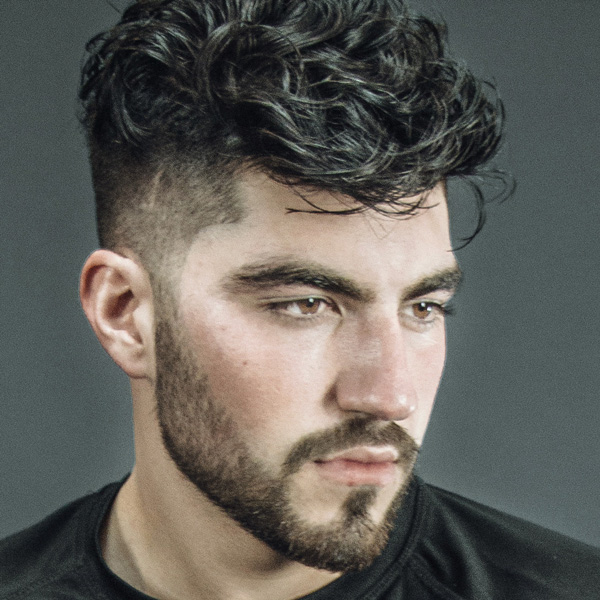
#> input picture training_real/real_00008.jpg, 600 x 600 px, found by its file name; its folder holds only this picture in this run
$ jupyter execute --allow-errors 'Fake Pictures Detector.ipynb'
#> lines starting #> are read from the running program, lines starting #| are printed output that depends on the picture
# Fake pictures detector

## Topic

In this project, I will be going through many real people pictures and fake photoshop made pictures, using dimensionality reduction technique, more specifically PCA, reduce the dimendion of the pictures and then apply classification algorithms on them. The row pictures are downloaded and transformed into arrays, only one color channel is kept with the values at each pixel stored into an array, PCA is then apply twice, first time to reduce the photo matrices into their 3 principal components and second to reduce those 3 components in to one principal components which contains 50% of the information in the picture.
Different classification algorithms are then applied on the decomposed matrices to try and predict whether a certain picture is real or fake.

## Objectives

- Reduce the dimension of the photos
- Apply classification algorithms to determine whether a picture is real or fake

## Summary

- Importing Libraries
- Quick look at the dataset
- Data pre-processing
- Logistic Regression
- Naive Bayes Classifier
- Support Vector Machines
- XGBoost Classifier
- K Nearest Neighbours
- Decision Tree Classifier

## Importing libraries

[cell 1]
import numpy as np
from matplotlib.pyplot import imread
import matplotlib.pyplot as plt
import os
import matplotlib.image as mplib
import pandas as pd
from sklearn.decomposition import PCA
from PIL import Image
import cv2
from sklearn.model_selection import train_test_split, GridSearchCV, RandomizedSearchCV
from sklearn.metrics import  classification_report, confusion_matrix,f1_score
from sklearn.model_selection import GridSearchCV
from sklearn.linear_model import LogisticRegression
from sklearn.ensemble import RandomForestClassifier
import xgboost
from xgboost import XGBClassifier
from sklearn.svm import SVC
from sklearn.naive_bayes import GaussianNB
from sklearn.neighbors import KNeighborsClassifier
from sklearn.tree import DecisionTreeClassifier

## The Dataset
The dataset is two folders containing real images of different people and photoshop made images.

[cell 2]
# get two lists containing the names of the files
list_real = os.listdir(r"C:\Users\imane\OneDrive\Desktop\eigenfaces\training_real")
#> (the rest of this cell did not finish here and is left out)

[cell 3]
print(len(list_real))

#> (a cell that did not finish here is left out)

I have 1081 images of real people and 960 images of photoshoped fake images.

[cell 5]
# get paths to the image folders
path_real = r"C:\Users\imane\OneDrive\Desktop\eigenfaces\training_real"
path_fake = r"C:\Users\imane\OneDrive\Desktop\eigenfaces\training_fake"

[cell 6]
# get a list of the paths to real images
pics_real = [os.path.join(path_real, i) for i in list_real]

#> (a cell that did not finish here is left out)

[cell 8]
# get a list of the paths to the real photos
paths_real = [os.path.join(path_real,i) for i in list_real]

#> (a cell that did not finish here is left out)

[cell 10]
arrays_real = []
for p in paths_real:
    img = Image.open(p)
#> img is the input picture: PIL image 600x600 RGB; mean R, G, B 97, 95, 89.4
    array = np.asarray(img)
    arrays_real.append(array)

In this part, I opened every pictures in the real picture folder, transformed it into an array and stored all the arrays in a list.

[cell 11]
arrays_fake = []
#> (the rest of this cell did not finish here and is left out)

I did the same for fake images.

#> (a cell that did not finish here is left out)

#> (a cell that did not finish here is left out)

The images are in shape 600*600*3 , meaning length and width of 600 times the three color channels.

#> (a cell that did not finish here is left out)

Here I plotted the picture in its 3 channels red blue and green.

## Data Pre-processing

[cell 15]
b_real = []
g_real = []
r_real = []
for a in arrays_real:
    blue, green, red = cv2.split(a)
    b_real.append(blue)
    g_real.append(green)
    r_real.append(red)
#> this loop made 1 pass
#> pass 1, `blue, green, red = cv2.split(a)`:
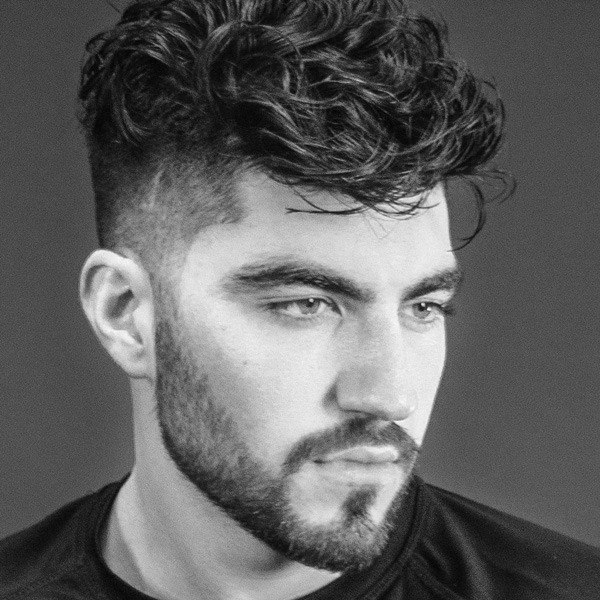
#> blue: shape (600, 600); min 1, max 249, mean 97
#> pass 1, `blue, green, red = cv2.split(a)`:
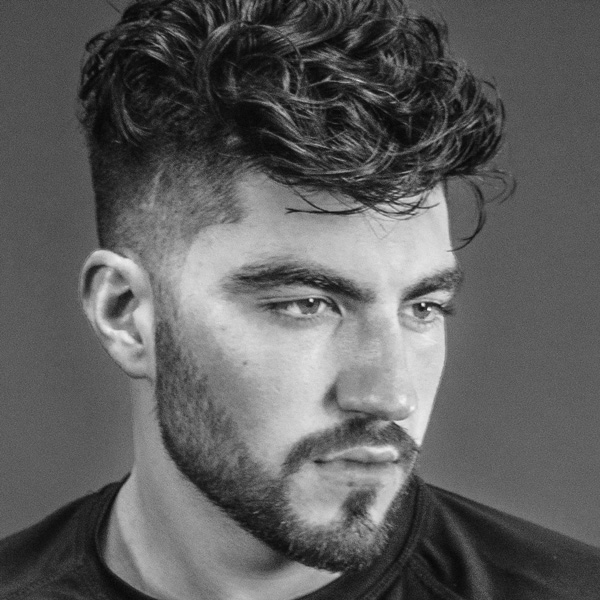
#> green: shape (600, 600); min 5, max 255, mean 95
#> pass 1, `blue, green, red = cv2.split(a)`:
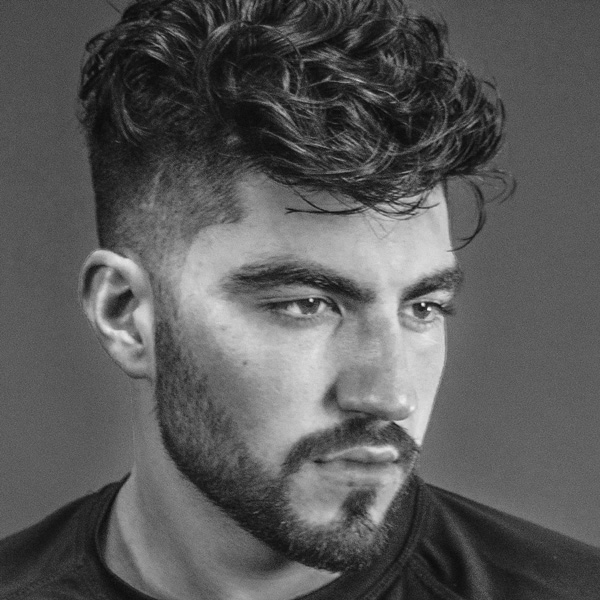
#> red: shape (600, 600); min 8, max 255, mean 89.4
#> after the loop, b_real = 1 item; g_real = 1 item; r_real = 1 item

[cell 16]
b_fake = []
g_fake = []
r_fake = []
for a in arrays_fake:
    blue, green, red = cv2.split(a)
    b_fake.append(blue)
    g_fake.append(green)
    r_fake.append(red)
#> after the loop, b_fake = []; g_fake = []; r_fake = []

In the above, I iterated through every picture array, split it into the three channels and stored each channels information into a list.

I then printed channel red for the real pictures and channel green for the fake pictures, the lists contains pixel data in the subsequant channel.

[cell 17]
r_real[0] = r_real[0]/255
r_real[0]

While experimenting with one picture, I first regularised the pixel data by deviding the array by 255.

[cell 18]
pca_3 = PCA(n_components=3)
pca_3.fit_transform(r_real[0])
#> Out = 600 rows, first 8: [-2.4, -0.563, 0.571], [-2.36, -0.637, 0.554], [-2.34, -0.628, 0.578], [-2.39, -0.666, 0.507], [-2.43, -0.655, 0.558], [-2.47, -0.641, 0.534], [-2.56, -0.626, 0.574], [-2.6, -0.685, 0.554]

I then applied PCA with 3 components on the regularised array.

[cell 19]
#  ration of variance -  identify how significant is each principal component
print(pca_3.explained_variance_ratio_)

Here I printed the eigenvalues of the first 3 components, we see that the first principal components only holds 0,24 of the information in the data.

[cell 20]
print(pca_3.singular_values_)

[cell 21]
t = pca_3.transform(r_real[0])
#> t has the same summary as Out
t

[cell 22]
# Get the principal components (eigenvectors)
pca_3.components_

[cell 23]
pca_1 = PCA(n_components = 1)
pca_1.fit_transform(t)
pca_1.explained_variance_ratio_

Then I applied a second PCA on my 3 principal components to try and reduce the picture into only one array. We see that the only principal components holds 50% of the information in the data, which is not bad considering how much dementiality reduction has been done.

[cell 24]
pca_3 = PCA(n_components = 3)
pca_1 = PCA(n_components = 1)

Here I created two PCAs one with 3 princiapl components and the second with 1.

[cell 25]
features_real = []
for a in r_real:
    a = a/255
    t = pca_3.fit_transform(a)
    tt = pca_1.fit_transform(t)
    features_real.append(tt)
#> after the loop, features_real = 1 item

Choosing only the red channel, I regularised every picture array, transformed it with PCA and kept its three components, reapplied PCA and got only the one principal component.

[cell 26]
# Transform the features list into an array
features_real = np.array(features_real)
#> features_real = 600 values, max 0.0228 at index 259, min -0.017 at index 115, mean -7.4e-19

[cell 27]
# get the shape of the array
features_real.shape

[cell 28]
# keep only two dimensions in the array
features_real = np.squeeze(features_real)

[cell 29]
features_real
#> Out has the same summary as features_real

[cell 30]
# Transform the array into a pandas dataframe
df_real = pd.DataFrame(features_real)
#> df_real = table of 600 rows and 1 columns

[cell 31]
# Adding the target column, 1 for real
df_real["target"] = 1

In the above, I transformed every picture into one array line and stored it in a pandas dataframe, then added the target feature which is 1 for real pictures and 0 for fake pictures. Below I did the same for fake pictures.

[cell 32]
features_fake = []
for a in r_fake:
    a = a/255
    t = pca_3.fit_transform(a)
    tt = pca_1.fit_transform(t)
    features_fake.append(tt)
#> this loop made 0 passes
#> after the loop, features_fake = []

[cell 33]
features_fake = np.array(features_fake)
#> features_fake = empty array
features_fake = np.squeeze(features_fake)
df_fake = pd.DataFrame(features_fake)
#> df_fake = table of 0 rows and 1 columns
df_fake["target"] = 0

$ run again, on training_real/real_00036.jpg
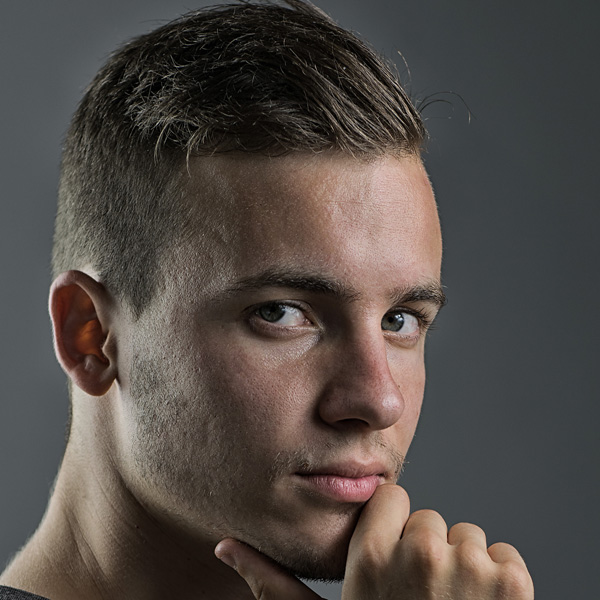
#> input picture training_real/real_00036.jpg, 600 x 600 px, found by its file name
#> img is the input picture: PIL image 600x600 RGB; mean R, G, B 82, 74.9, 70.4
#> the loop `for a in arrays_real:` made 1 pass
#> pass 1, `blue, green, red = cv2.split(a)`:
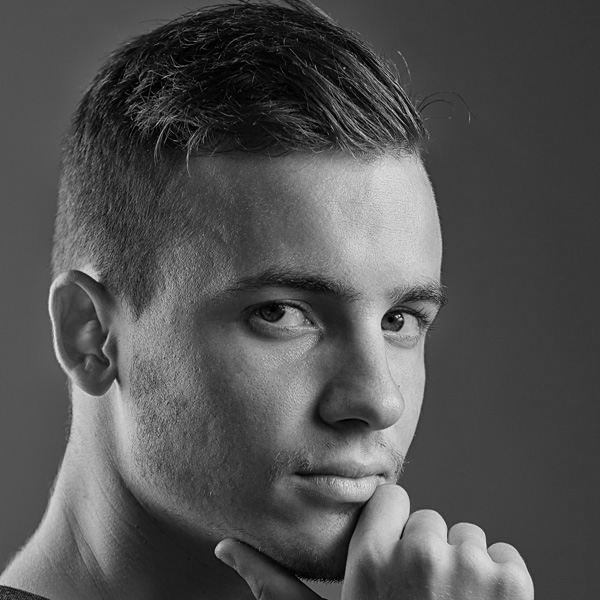
#> blue: shape (600, 600); min 0, max 243, mean 82
#> pass 1, `blue, green, red = cv2.split(a)`:
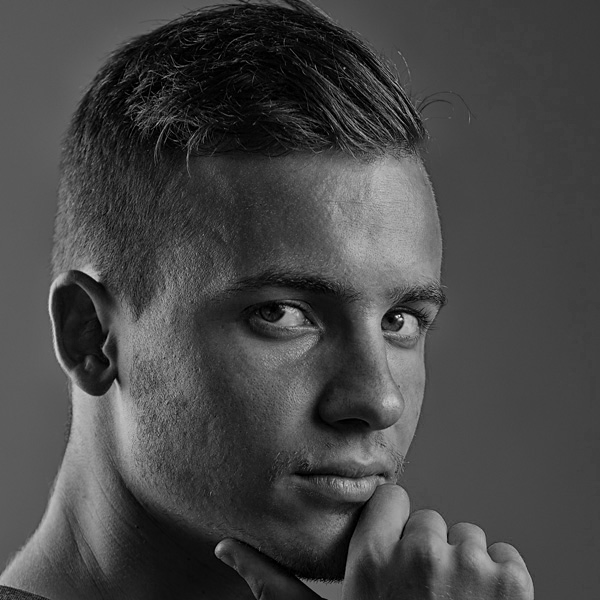
#> red: shape (600, 600); min 0, max 249, mean 70.4
#> after the loop `for a in arrays_real:`: b_real = 1 item
#> after the loop `for a in arrays_fake:`: b_fake = []
#> `pca_3.fit_transform(r_real[0])`: Out = 600 rows, first 8: [0.537, 0.624, -0.103], [0.569, 0.635, -0.111], [0.575, 0.629, -0.117], [0.531, 0.623, -0.092], [0.376, 0.636, -0.0417], [0.203, 0.596, 0.0186], [0.141, 0.599, 0.0349], [0.139, 0.569, 0.0358]
#> t has the same summary as Out
#> the loop `for a in r_real:` made 1 pass
#> after the loop `for a in r_real:`: features_real = 1 item
#> `features_real = np.array(features_real)`: features_real = 600 values, max 0.01 at index 400, min -0.0124 at index 573, mean -7.4e-19
#> `features_real`: Out has the same summary as features_real
#> df_real = table of 600 rows and 1 columns
#> after the loop `for a in r_fake:`: features_fake = []
#> `features_fake = np.array(features_fake)`: features_fake = empty array
#> df_fake = table of 0 rows and 1 columns

$ run again, on training_real/real_00079.jpg
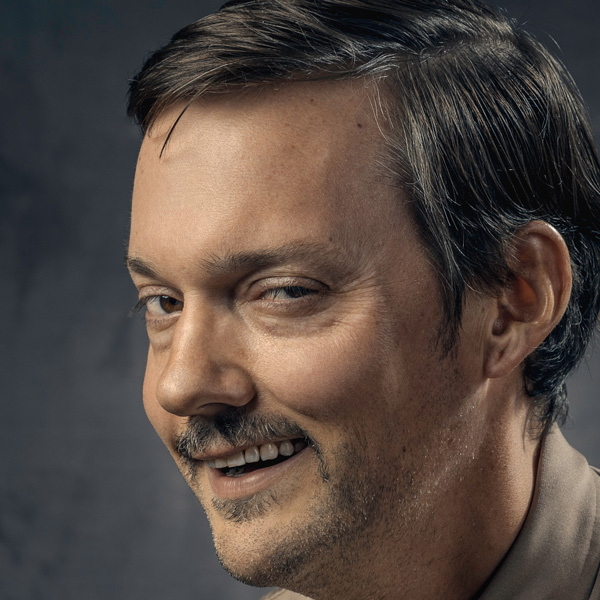
#> input picture training_real/real_00079.jpg, 600 x 600 px, found by its file name
#> img is the input picture: PIL image 600x600 RGB; mean R, G, B 83.8, 71.6, 65.2
#> the loop `for a in arrays_real:` made 1 pass
#> pass 1, `blue, green, red = cv2.split(a)`:
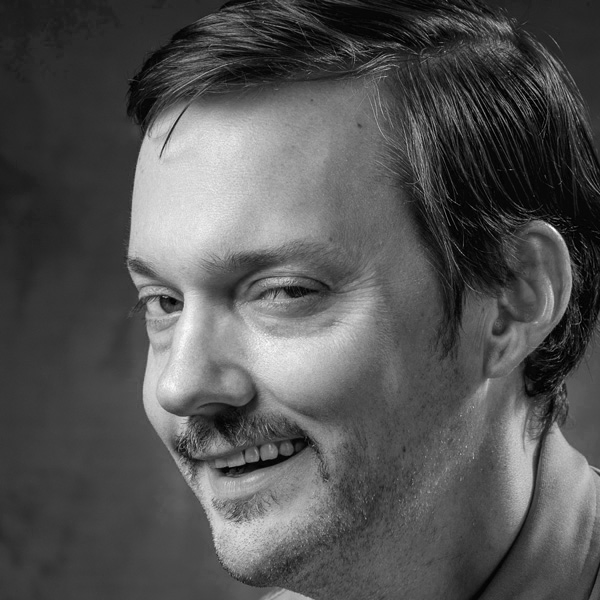
#> blue: shape (600, 600); min 0, max 255, mean 83.8
#> pass 1, `blue, green, red = cv2.split(a)`:
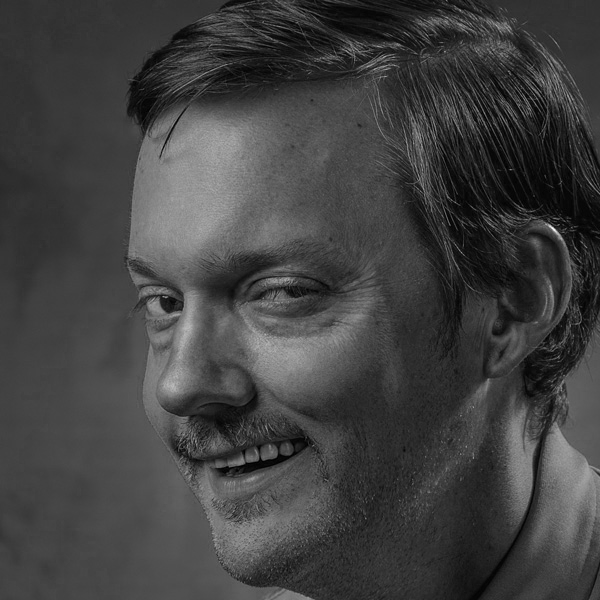
#> red: shape (600, 600); min 0, max 251, mean 65.2
#> after the loop `for a in arrays_real:`: b_real = 1 item
#> after the loop `for a in arrays_fake:`: b_fake = []
#> `pca_3.fit_transform(r_real[0])`: Out = 600 rows, first 8: [-1.84, -1.17, -0.311], [-1.83, -1.16, -0.383], [-1.73, -1.1, -0.421], [-1.71, -1.11, -0.342], [-1.86, -1.23, -0.203], [-1.89, -1.26, -0.0994], [-1.84, -1.24, 0.00141], [-1.91, -1.26, 0.0586]
#> t has the same summary as Out
#> the loop `for a in r_real:` made 1 pass
#> after the loop `for a in r_real:`: features_real = 1 item
#> `features_real = np.array(features_real)`: features_real = 600 values, max 0.0108 at index 198, min -0.00937 at index 54, mean -9.25e-20
#> `features_real`: Out has the same summary as features_real
#> df_real = table of 600 rows and 1 columns
#> after the loop `for a in r_fake:`: features_fake = []
#> `features_fake = np.array(features_fake)`: features_fake = empty array
#> df_fake = table of 0 rows and 1 columns

$ run again, on training_real/real_00083.jpg
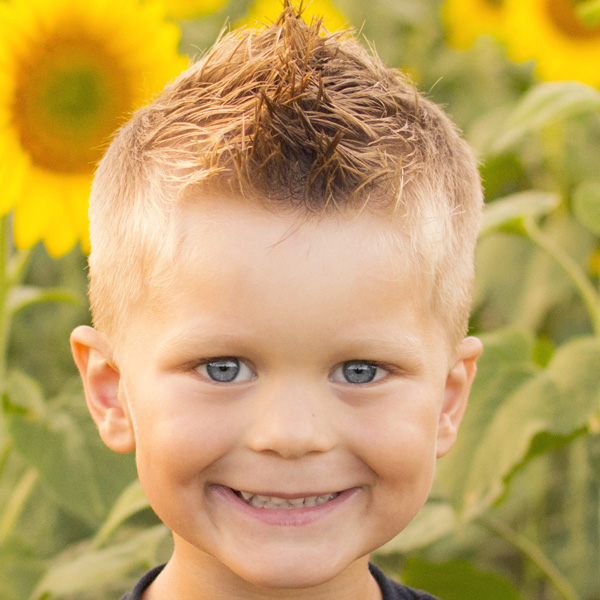
#> input picture training_real/real_00083.jpg, 600 x 600 px, found by its file name
#> img is the input picture: PIL image 600x600 RGB; mean R, G, B 193.7, 161.9, 96.3
#> the loop `for a in arrays_real:` made 1 pass
#> pass 1, `blue, green, red = cv2.split(a)`:
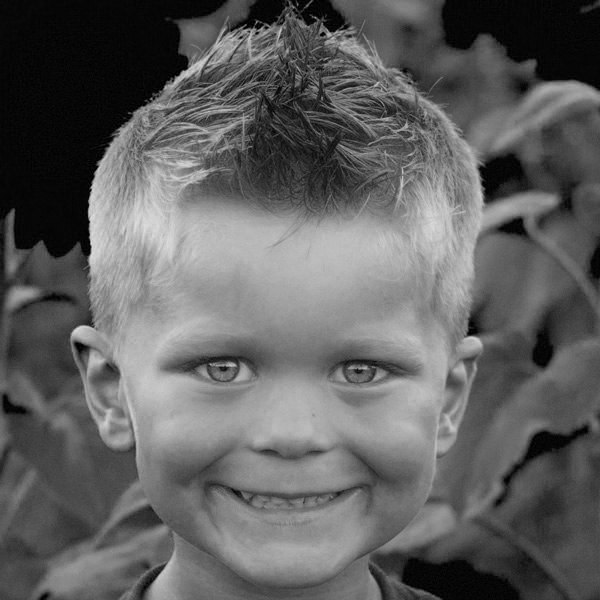
#> red: shape (600, 600); min 0, max 223, mean 96.3
#> after the loop `for a in arrays_real:`: b_real = 1 item
#> after the loop `for a in arrays_fake:`: b_fake = []
#> `pca_3.fit_transform(r_real[0])`: Out = 600 rows, first 8: [-6.78, -0.039, -0.201], [-6.77, -0.03, -0.191], [-6.76, -0.00132, -0.186], [-6.76, 0.0144, -0.16], [-6.77, 0.00982, -0.124], [-6.77, 0.0268, -0.107], [-6.77, 0.0329, -0.0829], [-6.76, 0.0362, -0.0663]
#> t has the same summary as Out
#> the loop `for a in r_real:` made 1 pass
#> pass 1, `a = a/255`:
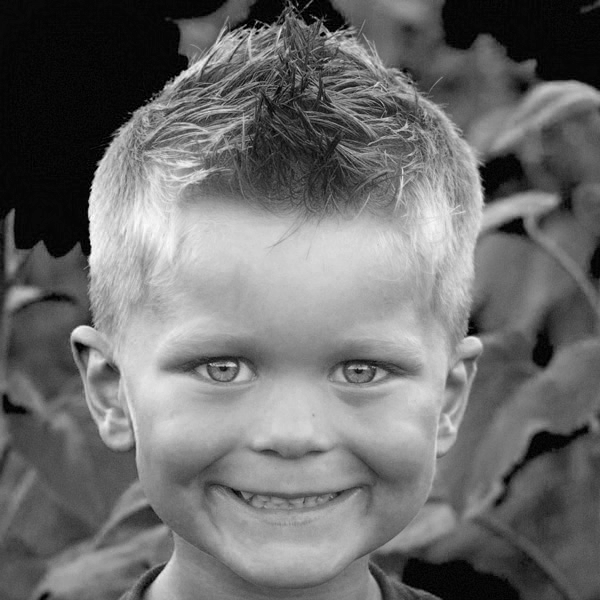
#> a: shape (600, 600) float64; min 0, max 0.00343, mean 0.00148; drawn with min black and max white
#> after the loop `for a in r_real:`: features_real = 1 item
#> `features_real = np.array(features_real)`: features_real = 600 values, max 0.0195 at index 250, min -0.0272 at index 13, mean -2.59e-18
#> `features_real`: Out has the same summary as features_real
#> df_real = table of 600 rows and 1 columns
#> after the loop `for a in r_fake:`: features_fake = []
#> `features_fake = np.array(features_fake)`: features_fake = empty array
#> df_fake = table of 0 rows and 1 columns
